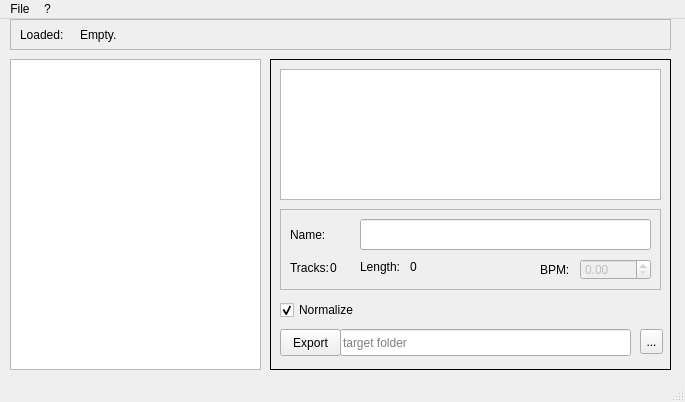
<?xml version="1.0" encoding="UTF-8"?>
<ui version="4.0">
 <class>MainWindow</class>
 <widget class="QMainWindow" name="MainWindow">
  <property name="geometry">
   <rect>
    <x>0</x>
    <y>0</y>
    <width>685</width>
    <height>402</height>
   </rect>
  </property>
  <property name="sizePolicy">
   <sizepolicy hsizetype="Fixed" vsizetype="Fixed">
    <horstretch>0</horstretch>
    <verstretch>0</verstretch>
   </sizepolicy>
  </property>
  <property name="windowTitle">
   <string>Bouncin' SP v0.1 by jarills' dusty labs</string>
  </property>
  <widget class="QWidget" name="centralWidget">
   <widget class="QListView" name="patternTable">
    <property name="geometry">
     <rect>
      <x>10</x>
      <y>40</y>
      <width>251</width>
      <height>311</height>
     </rect>
    </property>
    <property name="editTriggers">
     <set>QAbstractItemView::NoEditTriggers</set>
    </property>
    <property name="selectionBehavior">
     <enum>QAbstractItemView::SelectRows</enum>
    </property>
    <property name="selectionRectVisible">
     <bool>true</bool>
    </property>
   </widget>
   <widget class="QFrame" name="patternFrame">
    <property name="enabled">
     <bool>true</bool>
    </property>
    <property name="geometry">
     <rect>
      <x>270</x>
      <y>40</y>
      <width>401</width>
      <height>311</height>
     </rect>
    </property>
    <property name="frameShape">
     <enum>QFrame::Box</enum>
    </property>
    <property name="frameShadow">
     <enum>QFrame::Plain</enum>
    </property>
    <property name="midLineWidth">
     <number>1</number>
    </property>
    <widget class="QPushButton" name="exportButton">
     <property name="enabled">
      <bool>true</bool>
     </property>
     <property name="geometry">
      <rect>
       <x>10</x>
       <y>270</y>
       <width>61</width>
       <height>27</height>
      </rect>
     </property>
     <property name="text">
      <string>Export</string>
     </property>
    </widget>
    <widget class="QLineEdit" name="destinationEdit">
     <property name="geometry">
      <rect>
       <x>70</x>
       <y>270</y>
       <width>291</width>
       <height>27</height>
      </rect>
     </property>
     <property name="styleSheet">
      <string notr="true">color: rgb(0, 0, 0);</string>
     </property>
     <property name="placeholderText">
      <string>target folder</string>
     </property>
    </widget>
    <widget class="QToolButton" name="browseFolderButton">
     <property name="geometry">
      <rect>
       <x>370</x>
       <y>270</y>
       <width>23</width>
       <height>25</height>
      </rect>
     </property>
     <property name="text">
      <string>...</string>
     </property>
    </widget>
    <widget class="QCheckBox" name="normalizeCheckbox">
     <property name="geometry">
      <rect>
       <x>10</x>
       <y>240</y>
       <width>101</width>
       <height>22</height>
      </rect>
     </property>
     <property name="text">
      <string>Normalize</string>
     </property>
     <property name="checked">
      <bool>true</bool>
     </property>
    </widget>
    <widget class="QFrame" name="frame_2">
     <property name="geometry">
      <rect>
       <x>10</x>
       <y>150</y>
       <width>381</width>
       <height>81</height>
      </rect>
     </property>
     <property name="frameShape">
      <enum>QFrame::StyledPanel</enum>
     </property>
     <property name="frameShadow">
      <enum>QFrame::Raised</enum>
     </property>
     <widget class="QLabel" name="label">
      <property name="geometry">
       <rect>
        <x>260</x>
        <y>50</y>
        <width>31</width>
        <height>21</height>
       </rect>
      </property>
      <property name="text">
       <string>BPM:</string>
      </property>
     </widget>
     <widget class="QDoubleSpinBox" name="bpmBox">
      <property name="enabled">
       <bool>false</bool>
      </property>
      <property name="geometry">
       <rect>
        <x>300</x>
        <y>50</y>
        <width>71</width>
        <height>21</height>
       </rect>
      </property>
     </widget>
     <widget class="QLabel" name="label_2">
      <property name="geometry">
       <rect>
        <x>10</x>
        <y>50</y>
        <width>41</width>
        <height>17</height>
       </rect>
      </property>
      <property name="text">
       <string>Tracks:</string>
      </property>
     </widget>
     <widget class="QLabel" name="labelNumTracks">
      <property name="geometry">
       <rect>
        <x>50</x>
        <y>50</y>
        <width>21</width>
        <height>17</height>
       </rect>
      </property>
      <property name="text">
       <string>0</string>
      </property>
     </widget>
     <widget class="QLabel" name="label_3">
      <property name="geometry">
       <rect>
        <x>10</x>
        <y>10</y>
        <width>58</width>
        <height>31</height>
       </rect>
      </property>
      <property name="text">
       <string>Name:</string>
      </property>
     </widget>
     <widget class="QLineEdit" name="patternNameEdit">
      <property name="geometry">
       <rect>
        <x>80</x>
        <y>10</y>
        <width>291</width>
        <height>31</height>
       </rect>
      </property>
     </widget>
     <widget class="QLabel" name="label_5">
      <property name="geometry">
       <rect>
        <x>80</x>
        <y>50</y>
        <width>46</width>
        <height>16</height>
       </rect>
      </property>
      <property name="text">
       <string>Length:</string>
      </property>
     </widget>
     <widget class="QLabel" name="lengthLabel">
      <property name="geometry">
       <rect>
        <x>130</x>
        <y>50</y>
        <width>31</width>
        <height>16</height>
       </rect>
      </property>
      <property name="text">
       <string>0</string>
      </property>
     </widget>
    </widget>
    <widget class="QGraphicsView" name="patternView">
     <property name="geometry">
      <rect>
       <x>10</x>
       <y>10</y>
       <width>381</width>
       <height>131</height>
      </rect>
     </property>
    </widget>
   </widget>
   <widget class="QFrame" name="songFrame">
    <property name="geometry">
     <rect>
      <x>10</x>
      <y>0</y>
      <width>661</width>
      <height>31</height>
     </rect>
    </property>
    <property name="frameShape">
     <enum>QFrame::StyledPanel</enum>
    </property>
    <property name="frameShadow">
     <enum>QFrame::Raised</enum>
    </property>
    <widget class="QLabel" name="label_4">
     <property name="geometry">
      <rect>
       <x>10</x>
       <y>8</y>
       <width>61</width>
       <height>16</height>
      </rect>
     </property>
     <property name="text">
      <string>Loaded:</string>
     </property>
    </widget>
    <widget class="QLabel" name="songInfoLabel">
     <property name="geometry">
      <rect>
       <x>70</x>
       <y>8</y>
       <width>581</width>
       <height>16</height>
      </rect>
     </property>
     <property name="text">
      <string>Empty.</string>
     </property>
    </widget>
   </widget>
  </widget>
  <widget class="QMenuBar" name="menuBar">
   <property name="geometry">
    <rect>
     <x>0</x>
     <y>0</y>
     <width>685</width>
     <height>21</height>
    </rect>
   </property>
   <widget class="QMenu" name="menuFile">
    <property name="title">
     <string>File</string>
    </property>
    <addaction name="actionOpen"/>
    <addaction name="actionReload"/>
    <addaction name="actionClose"/>
    <addaction name="separator"/>
    <addaction name="actionExit"/>
   </widget>
   <widget class="QMenu" name="menu">
    <property name="title">
     <string>?</string>
    </property>
    <addaction name="actionAbout"/>
   </widget>
   <addaction name="menuFile"/>
   <addaction name="menu"/>
  </widget>
  <widget class="QStatusBar" name="statusBar"/>
  <action name="actionOpen">
   <property name="text">
    <string>Load</string>
   </property>
  </action>
  <action name="actionExit">
   <property name="text">
    <string>Exit</string>
   </property>
  </action>
  <action name="actionClose">
   <property name="text">
    <string>Close</string>
   </property>
  </action>
  <action name="actionReload">
   <property name="text">
    <string>Reload</string>
   </property>
  </action>
  <action name="actionAbout">
   <property name="text">
    <string>About</string>
   </property>
  </action>
 </widget>
 <layoutdefault spacing="6" margin="11"/>
 <resources/>
 <connections/>
</ui>
